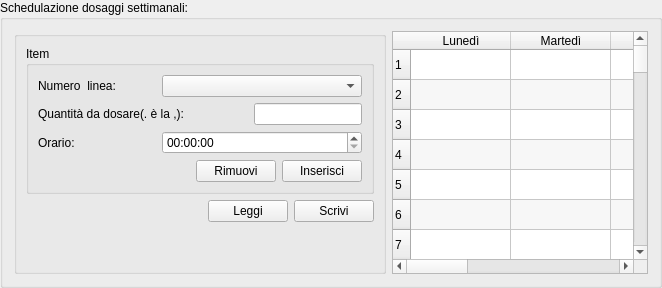
         <widget class="QGroupBox" name="groupBox_3">
          <property name="title">
           <string>Schedulazione dosaggi settimanali:</string>
          </property>
          <layout class="QHBoxLayout" name="horizontalLayout_61">
           <item>
            <widget class="QGroupBox" name="groupBox_15">
             <property name="sizePolicy">
              <sizepolicy hsizetype="Fixed" vsizetype="Preferred">
               <horstretch>0</horstretch>
               <verstretch>0</verstretch>
              </sizepolicy>
             </property>
             <property name="maximumSize">
              <size>
               <width>400</width>
               <height>16777215</height>
              </size>
             </property>
             <property name="title">
              <string/>
             </property>
             <layout class="QHBoxLayout" name="horizontalLayout_51">
              <item>
               <layout class="QVBoxLayout" name="verticalLayout_9">
                <item>
                 <widget class="QGroupBox" name="groupBox_24">
                  <property name="title">
                   <string>Item</string>
                  </property>
                  <layout class="QVBoxLayout" name="verticalLayout_29">
                   <item>
                    <layout class="QHBoxLayout" name="horizontalLayout_7">
                     <item>
                      <widget class="QLabel" name="label_39">
                       <property name="text">
                        <string>Numero  linea:</string>
                       </property>
                      </widget>
                     </item>
                     <item>
                      <spacer name="horizontalSpacer_2">
                       <property name="orientation">
                        <enum>Qt::Horizontal</enum>
                       </property>
                       <property name="sizeHint" stdset="0">
                        <size>
                         <width>40</width>
                         <height>20</height>
                        </size>
                       </property>
                      </spacer>
                     </item>
                     <item>
                      <widget class="QComboBox" name="cbnline_3">
                       <property name="sizePolicy">
                        <sizepolicy hsizetype="Preferred" vsizetype="Fixed">
                         <horstretch>0</horstretch>
                         <verstretch>0</verstretch>
                        </sizepolicy>
                       </property>
                       <property name="minimumSize">
                        <size>
                         <width>200</width>
                         <height>0</height>
                        </size>
                       </property>
                      </widget>
                     </item>
                    </layout>
                   </item>
                   <item>
                    <layout class="QHBoxLayout" name="horizontalLayout_10">
                     <item>
                      <widget class="QLabel" name="label_37">
                       <property name="text">
                        <string>Quantità da dosare(. è la ,):</string>
                       </property>
                      </widget>
                     </item>
                     <item>
                      <spacer name="horizontalSpacer_4">
                       <property name="orientation">
                        <enum>Qt::Horizontal</enum>
                       </property>
                       <property name="sizeHint" stdset="0">
                        <size>
                         <width>40</width>
                         <height>20</height>
                        </size>
                       </property>
                      </spacer>
                     </item>
                     <item>
                      <widget class="QLineEdit" name="leQuantity_3">
                       <property name="text">
                        <string/>
                       </property>
                       <property name="clearButtonEnabled">
                        <bool>true</bool>
                       </property>
                      </widget>
                     </item>
                    </layout>
                   </item>
                   <item>
                    <layout class="QHBoxLayout" name="horizontalLayout_17">
                     <item>
                      <widget class="QLabel" name="label_3">
                       <property name="text">
                        <string>Orario:</string>
                       </property>
                      </widget>
                     </item>
                     <item>
                      <spacer name="horizontalSpacer_11">
                       <property name="orientation">
                        <enum>Qt::Horizontal</enum>
                       </property>
                       <property name="sizeHint" stdset="0">
                        <size>
                         <width>40</width>
                         <height>20</height>
                        </size>
                       </property>
                      </spacer>
                     </item>
                     <item>
                      <widget class="QTimeEdit" name="dtestart">
                       <property name="minimumSize">
                        <size>
                         <width>200</width>
                         <height>0</height>
                        </size>
                       </property>
                       <property name="currentSection">
                        <enum>QDateTimeEdit::HourSection</enum>
                       </property>
                       <property name="calendarPopup">
                        <bool>true</bool>
                       </property>
                      </widget>
                     </item>
                    </layout>
                   </item>
                   <item>
                    <layout class="QHBoxLayout" name="horizontalLayout_18">
                     <item>
                      <spacer name="horizontalSpacer_12">
                       <property name="orientation">
                        <enum>Qt::Horizontal</enum>
                       </property>
                       <property name="sizeHint" stdset="0">
                        <size>
                         <width>40</width>
                         <height>20</height>
                        </size>
                       </property>
                      </spacer>
                     </item>
                     <item>
                      <widget class="QPushButton" name="pbRemove">
                       <property name="text">
                        <string>Rimuovi</string>
                       </property>
                      </widget>
                     </item>
                     <item>
                      <widget class="QPushButton" name="pbInsert">
                       <property name="text">
                        <string>Inserisci</string>
                       </property>
                      </widget>
                     </item>
                    </layout>
                   </item>
                  </layout>
                 </widget>
                </item>
                <item>
                 <layout class="QHBoxLayout" name="horizontalLayout_8">
                  <item>
                   <spacer name="horizontalSpacer_7">
                    <property name="orientation">
                     <enum>Qt::Horizontal</enum>
                    </property>
                    <property name="sizeHint" stdset="0">
                     <size>
                      <width>40</width>
                      <height>20</height>
                     </size>
                    </property>
                   </spacer>
                  </item>
                  <item>
                   <widget class="QPushButton" name="pbReadScheduler">
                    <property name="text">
                     <string>Leggi</string>
                    </property>
                   </widget>
                  </item>
                  <item>
                   <widget class="QPushButton" name="pbWriteScheduler">
                    <property name="text">
                     <string>Scrivi</string>
                    </property>
                   </widget>
                  </item>
                 </layout>
                </item>
                <item>
                 <spacer name="verticalSpacer_2">
                  <property name="orientation">
                   <enum>Qt::Vertical</enum>
                  </property>
                  <property name="sizeHint" stdset="0">
                   <size>
                    <width>20</width>
                    <height>40</height>
                   </size>
                  </property>
                 </spacer>
                </item>
               </layout>
              </item>
             </layout>
            </widget>
           </item>
           <item>
            <widget class="QTableWidget" name="twProg">
             <property name="focusPolicy">
              <enum>Qt::NoFocus</enum>
             </property>
             <property name="autoFillBackground">
              <bool>false</bool>
             </property>
             <property name="inputMethodHints">
              <set>Qt::ImhNone</set>
             </property>
             <property name="frameShape">
              <enum>QFrame::StyledPanel</enum>
             </property>
             <property name="frameShadow">
              <enum>QFrame::Sunken</enum>
             </property>
             <property name="dragDropOverwriteMode">
              <bool>false</bool>
             </property>
             <property name="dragDropMode">
              <enum>QAbstractItemView::NoDragDrop</enum>
             </property>
             <property name="defaultDropAction">
              <enum>Qt::IgnoreAction</enum>
             </property>
             <property name="alternatingRowColors">
              <bool>true</bool>
             </property>
             <property name="selectionMode">
              <enum>QAbstractItemView::SingleSelection</enum>
             </property>
             <property name="selectionBehavior">
              <enum>QAbstractItemView::SelectItems</enum>
             </property>
             <property name="gridStyle">
              <enum>Qt::SolidLine</enum>
             </property>
             <property name="sortingEnabled">
              <bool>false</bool>
             </property>
             <property name="wordWrap">
              <bool>true</bool>
             </property>
             <property name="rowCount">
              <number>70</number>
             </property>
             <property name="columnCount">
              <number>7</number>
             </property>
             <row>
              <property name="text">
               <string>1</string>
              </property>
             </row>
             <row>
              <property name="text">
               <string>2</string>
              </property>
             </row>
             <row>
              <property name="text">
               <string>3</string>
              </property>
             </row>
             <row>
              <property name="text">
               <string>4</string>
              </property>
             </row>
             <row>
              <property name="text">
               <string>5</string>
              </property>
             </row>
             <row>
              <property name="text">
               <string>6</string>
              </property>
             </row>
             <row>
              <property name="text">
               <string>7</string>
              </property>
             </row>
             <row>
              <property name="text">
               <string>8</string>
              </property>
             </row>
             <row>
              <property name="text">
               <string>9</string>
              </property>
             </row>
             <row>
              <property name="text">
               <string>10</string>
              </property>
             </row>
             <row/>
             <row/>
             <row/>
             <row/>
             <row/>
             <row/>
             <row/>
             <row/>
             <row/>
             <row/>
             <row/>
             <row/>
             <row/>
             <row/>
             <row/>
             <row/>
             <row/>
             <row/>
             <row/>
             <row/>
             <row/>
             <row/>
             <row/>
             <row/>
             <row/>
             <row/>
             <row/>
             <row/>
             <row/>
             <row/>
             <row/>
             <row/>
             <row/>
             <row/>
             <row/>
             <row/>
             <row/>
             <row/>
             <row/>
             <row/>
             <row/>
             <row/>
             <row/>
             <row/>
             <row/>
             <row/>
             <row/>
             <row/>
             <row/>
             <row/>
             <row/>
             <row/>
             <row/>
             <row/>
             <row/>
             <row/>
             <row/>
             <row/>
             <row/>
             <row/>
             <column>
              <property name="text">
               <string>Lunedì</string>
              </property>
             </column>
             <column>
              <property name="text">
               <string>Martedì</string>
              </property>
             </column>
             <column>
              <property name="text">
               <string>Mercoledì</string>
              </property>
             </column>
             <column>
              <property name="text">
               <string>Giovedì</string>
              </property>
             </column>
             <column>
              <property name="text">
               <string>Venerdì</string>
              </property>
             </column>
             <column>
              <property name="text">
               <string>Sabato</string>
              </property>
             </column>
             <column>
              <property name="text">
               <string>Domenica</string>
              </property>
             </column>
            </widget>
           </item>
          </layout>
         </widget>
